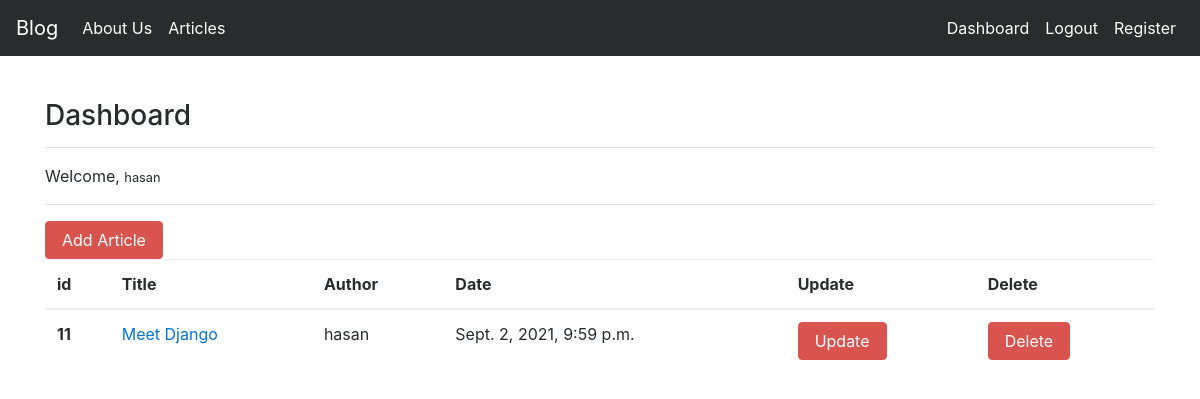
Screenshot of /articles/dashboard/ (signed in) with the database file from the repository.
### article/models.py (models this page shows, shortened)
class Article(models.Model):
    author = models.ForeignKey("auth.User", on_delete= models.CASCADE)
    titel = models.CharField(max_length=50)
    content = RichTextField()
    created_date = models.DateTimeField(auto_now_add=True)
    article_image = models.FileField(blank=True, null=True,verbose_name="Add Picture")
    class Meta:
        ordering = ['-created_date']

### article/views.py (the view)
# urls.py: path('dashboard/',views.dashboard,name="dashboard"),
@login_required(login_url="user:login")
def dashboard(request):
     articles = Article.objects.filter(author=request.user)
     context ={
          "articles":articles
     }
     return render(request, 'dashboard.html',context)

### templates/dashboard.html
{% extends "layout.html" %}
{% block body %}
<h3>Dashboard</h3>
<hr>
<p>
    Welcome, <small>{{request.user.username}}</small>
</p>
<hr>
<a class="btn btn-danger" href="/articles/addarticle">Add Article</a>
{% if articles %}
<table class="table">
    <thead>
        <tr>
            <th scope="col">id</th>
            <th scope="col">Title</th>
            <th scope="col">Author</th>
            <th scope="col">Date</th>
            <th scope="col">Update</th>
            <th scope="col">Delete</th>
        </tr>
    </thead>
    <tbody>
        {% for article in articles %}
        <tr>
            <th scope="row">{{article.id}}</th>
            <td><a href="{% url 'article:detail' article.id %}">{{article.titel}}</a></td>
            <td>{{article.author.username}}</td>
            <td>{{article.created_date}}</td>
            <td><a href="{% url 'article:update' article.id %}" class="btn btn-danger">Update</a></td>
            <td><a href="{% url 'article:delete' article.id %}" class="btn btn-danger">Delete</a></td>
        </tr>
        {% endfor %}
    </tbody>
</table>
{% else %}
<div class="alert alert-danger">
    You do not have an article yet
</div>
{% endif %}
{% endblock body %}

### rows the page displays
Article: id "11", titel "Meet Django", author.username "hasan", created_date "Sept. 2, 2021, 9:59 p.m."

### other values shown
{{ request.user.username }} "hasan"
